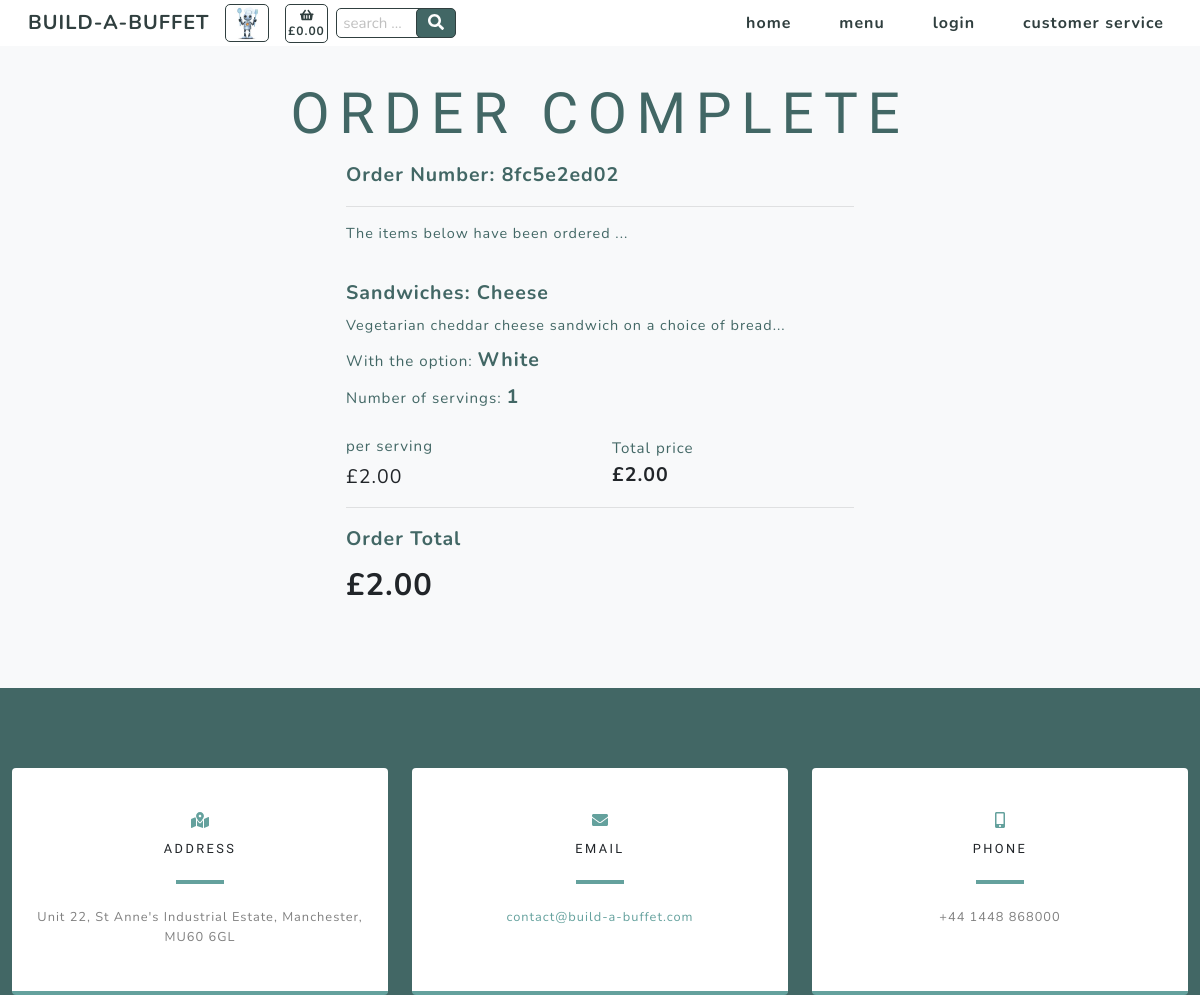
/checkout/order_success/8fc5e2ed02, run on the app's committed database.
### checkout/models.py (models this page shows, shortened)
class Order(models.Model):
    customer_name = models.CharField(max_length=50, null=False, blank=False)
    order_number = models.CharField(max_length=32, null=False, editable=False)
    cookie = models.CharField(max_length=32, null=False, editable=False)
    full_name = models.CharField(max_length=50, null=False, blank=False)
    email = models.EmailField(max_length=254, null=False, blank=False)
    phone_number = models.CharField(max_length=20, null=False, blank=False)
    country = CountryField(blank_label='Country *', null=False, blank=False)
    postcode = models.CharField(max_length=20, null=True, blank=True)
    town_or_city = models.CharField(max_length=40, null=False, blank=False)
    street_address1 = models.CharField(max_length=80, null=False, blank=False)
    street_address2 = models.CharField(max_length=80, null=True, blank=True)
    county = models.CharField(max_length=80, null=True, blank=True)
    date = models.DateTimeField(auto_now_add=True)
    delivery_cost = models.DecimalField(max_digits=6, decimal_places=2, null=False, default=0)
    order_total = models.DecimalField(max_digits=10, decimal_places=2, null=False, default=0)
    grand_total = models.DecimalField(max_digits=10, decimal_places=2, null=False, default=0)
    stripe_pid = models.CharField(max_length=254, null=False, blank=False, default='')
    user_profile = models.ForeignKey(UserProfile, on_delete=models.SET_NULL,
                                     null=True, blank=True,
                                     related_name='orders')

class Order_items(models.Model):
    class Meta:
        verbose_name_plural = 'Order_items'
    order_number = models.CharField(max_length=32, null=False, editable=False)
    cookie = models.CharField(max_length=32, null=False, editable=False)
    item_number = models.DecimalField(max_digits=8, decimal_places=0)
    category = models.CharField(max_length=254)
    name = models.CharField(max_length=254)
    servings = models.DecimalField(max_digits=3, decimal_places=0)
    option = models.CharField(max_length=254)
    total_price = models.DecimalField(max_digits=6, decimal_places=2, null=True, blank=True)

### products/models.py (models this page shows, shortened)
class Product(models.Model):
    category = models.ForeignKey('Category', null=True,
                                 on_delete=models.SET_NULL)
    id_no = models.CharField(max_length=254, null=True)
    name = models.CharField(max_length=254)
    description = models.CharField(max_length=254)
    price = models.DecimalField(max_digits=6, decimal_places=2)
    range = models.CharField(max_length=254, null=True)

class Options(models.Model):
    class Meta:
        verbose_name_plural = 'Options'
    category = models.ForeignKey('Category', null=True,
                                 on_delete=models.SET_NULL)
    id_no = models.CharField(max_length=254, null=True)
    option1 = models.CharField(max_length=24)
    option2 = models.CharField(max_length=24)
    option3 = models.CharField(max_length=24)

### checkout/views.py (the view)
# urls.py: path('order_success/<order_number>', views.order_success, name='order_success'),
def order_success(request, order_number):
    order = get_object_or_404(Order, order_number=order_number)
    orders = Order.objects.filter(order_number=order_number)
    order_items = Order_items.objects.filter(order_number=order_number)
    products = Product.objects.all()
    options = Options.objects.all()
    """ Check current user is purchaser """
    current_user = str(request.user)
    purchaser = str(order.customer_name)
    if current_user != purchaser:
        return render(request, 'allauth/account/login.html')
    else:
        context = {
            'order': order,
            'orders': orders,
            'order_items': order_items,
            'products': products,
            'options': options,
        }
        return render(request, 'checkout/order_success.html', context)

### basket/contexts.py (called while the page is built)
def basket_context(request):
    cookie_key = settings.COOKIE_KEY
    try:
        cookie = request.COOKIES[cookie_key]
        basket_total = Basket.objects.filter(cookie=cookie).aggregate(Sum('total_price'))
        if basket_total['total_price__sum'] is None:
            basket_total = ""
    except KeyError:
        basket_total = ""
        cookie = 99999999
    context = {
            'cookie': cookie,
            'cookie_key': cookie_key,
            'basket_total': basket_total,
        }
    return context

### products/models.py (called while the page is built)
    def __str__(self):
        return self.name

### checkout/templates/checkout/order_success.html (shortened to what this page needs)
{% extends "base.html" %}
{% load static %}
{% block content %}
    <section class="products-section bg-light" id="products">
        <div class="container">
            <div class="row justify-content-center no-gutters">
                <div class="col-xl-12">
                    <h1 class="product-text-one mx-auto text-uppercase text-center flex-margin-b text-blue">Order Complete</h1>
                </div>
                <div class="col-12 col-lg-6 order-lg-last">
                    <div class="text-center h-100 project">
                        <div class="d-flex h-100">
                            <div class="product-container w-100 mt-0 text-center text-xl-left">
                                <div class="product-text-two mx-auto flex-margin-b text-blue bold">
                                    Order Number: {{ order.order_number }}
                                </div>
                                <hr>
                                <div class="product-text-three mx-auto flex-margin-b text-blue">
                                    The items below have been ordered ...
                                </div>
                                <br>
                                {% for item in order_items %}
                                    <div class="product-text-two mx-auto mb-2 text-blue bold">
                                        {{ item.category.title }}: {{ item.name }}
                                    </div>
                                    {% for product in products %}
                                        {% if product.name == item.name %}
                                            <div class="product-text-three mx-auto mb-2 text-blue">
                                                {{ product.description }}
                                            </div>
                                        {% endif %}
                                    {% endfor %}
                                    <div class="text-blue text-xs mb-2">With the option:
                                        {% if item.option == "selected-one" %}
                                            {% for option in options %}
                                                {% if option.category|slugify == item.category %}
                                                    <span class="text-blue product-text-two mb-2 bold">
                                                        {{ option.option1.title }}
                                                    </span>
                                                {% endif %}
                                            {% endfor %}
                                        {% endif %}
                                    </div>
                                    <div class="text-blue text-xs mb-4">Number of servings:
                                        <span id="servings" class="text-blue product-text-two mb-2 bold">
                                            {{ item.servings }}
                                        </span>
                                    </div>
                                    <div class="row">
                                        <div class="col-6 my-auto">
                                            {% for product in products %}
                                                {% if product.name == item.name %}
                                                    <div class="text-blue text-xs">
                                                        per serving
                                                    </div>
                                                    <div class="product-text-two mt-1">
                                                        £{{ product.price }}
                                                    </div>
                                                {% endif %}
                                            {% endfor %}
                                        </div>
                                        <div class="col-6 my-auto">
                                            <div class="text-blue text-xs">
                                                Total price
                                            </div>
                                            <div class="product-text-two bold">
                                                £{{ item.total_price }}
                                            </div>
                                        </div>
                                    </div>
                                    <hr>
                                {% endfor %}
                                <div class="col-12 col-lg-4 my-auto pl-0">
                                    <div class="product-text-two mx-auto mb-2 text-blue bold">
                                        Order Total
                                    </div>
                                    {% for order in orders %}
                                        <div class="product-text-header bold">
                                            £{{ order.order_total|floatformat:"2" }}
                                        </div>
                                    {% endfor %}
                                </div>
                            </div>
                        </div>
                    </div>
                </div>
            </div>
        </div>
    </section>
{% include 'includes/contact.html' %}
{% endblock %}

### data on the page
Order: order_number "8fc5e2ed02", order_total "2.00"
Order_items: category "Sandwiches", name "Cheese", servings "1", total_price "2.00"
Product: description "Vegetarian cheddar cheese sandwich on a choice of bread...", price "2.00"
Options: option1 "White"
